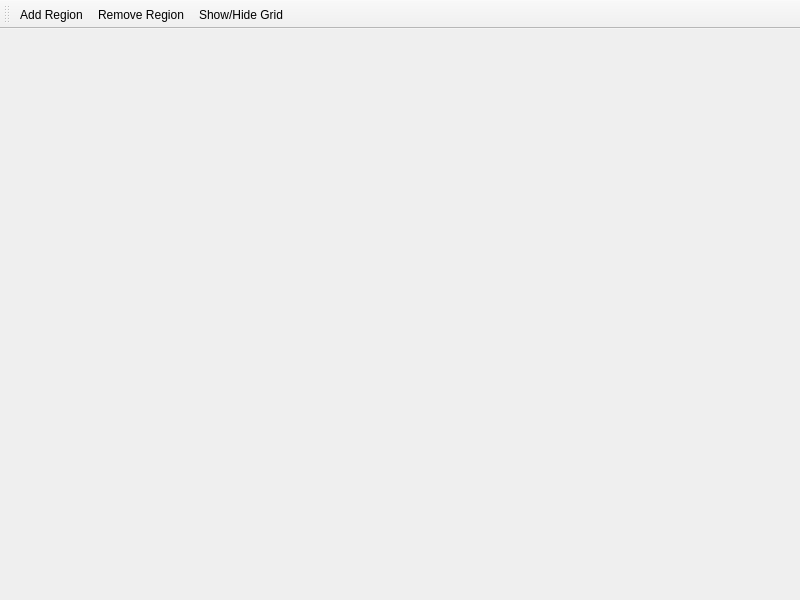
<?xml version="1.0" encoding="UTF-8"?>
<ui version="4.0">
 <class>QnlyMainWindow</class>
 <widget class="QMainWindow" name="QnlyMainWindow">
  <property name="geometry">
   <rect>
    <x>0</x>
    <y>0</y>
    <width>800</width>
    <height>600</height>
   </rect>
  </property>
  <property name="windowTitle">
   <string>MainWindow</string>
  </property>
  <widget class="QWidget" name="centralwidget"/>
  <widget class="QToolBar" name="toolBar">
   <property name="windowTitle">
    <string>toolBar</string>
   </property>
   <attribute name="toolBarArea">
    <enum>TopToolBarArea</enum>
   </attribute>
   <attribute name="toolBarBreak">
    <bool>false</bool>
   </attribute>
   <addaction name="actionAdd_Region"/>
   <addaction name="actionRemove_Region"/>
   <addaction name="actionShow_Hide_Grid"/>
  </widget>
  <action name="actionAdd_Region">
   <property name="icon">
    <iconset resource="../../../common-resources/images.qrc">
     <normaloff>:/icon/add-region-icon</normaloff>:/icon/add-region-icon</iconset>
   </property>
   <property name="text">
    <string>Add Region</string>
   </property>
   <property name="toolTip">
    <string>&lt;html&gt;&lt;head/&gt;&lt;body&gt;&lt;p&gt;Add Region&lt;/p&gt;&lt;/body&gt;&lt;/html&gt;</string>
   </property>
  </action>
  <action name="actionRemove_Region">
   <property name="icon">
    <iconset resource="../../../common-resources/images.qrc">
     <normaloff>:/icon/remove-region-icon</normaloff>:/icon/remove-region-icon</iconset>
   </property>
   <property name="text">
    <string>Remove Region</string>
   </property>
   <property name="toolTip">
    <string>Remove Region</string>
   </property>
  </action>
  <action name="actionShow_Hide_Grid">
   <property name="checkable">
    <bool>true</bool>
   </property>
   <property name="icon">
    <iconset resource="../../../common-resources/images.qrc">
     <normaloff>:/icon/grid-icon</normaloff>:/icon/grid-icon</iconset>
   </property>
   <property name="text">
    <string>Show/Hide Grid</string>
   </property>
  </action>
 </widget>
 <resources>
  <include location="../../../common-resources/images.qrc"/>
  <include location="../../../common-resources/images.qrc"/>
  <include location="../../../common-resources/images.qrc"/>
 </resources>
 <connections/>
</ui>
